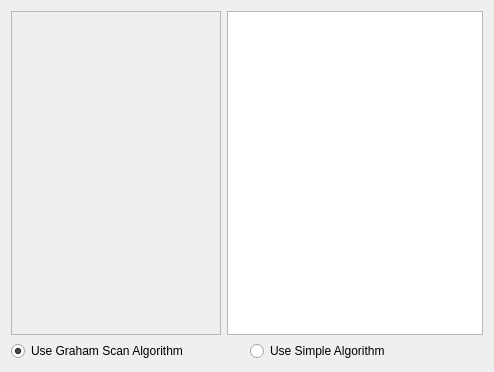
<?xml version="1.0" encoding="UTF-8"?>
<ui version="4.0">
 <class>MainWindow</class>
 <widget class="QWidget" name="MainWindow">
  <property name="geometry">
   <rect>
    <x>0</x>
    <y>0</y>
    <width>494</width>
    <height>372</height>
   </rect>
  </property>
  <property name="windowTitle">
   <string>MainWindow</string>
  </property>
  <layout class="QGridLayout" name="gridLayout">
   <item row="0" column="0">
    <layout class="QGridLayout" name="gridLayout_3" columnstretch="1,0">
     <item row="1" column="0">
      <widget class="PaintCanvas" name="canvas">
       <property name="frameShape">
        <enum>QFrame::StyledPanel</enum>
       </property>
       <property name="frameShadow">
        <enum>QFrame::Raised</enum>
       </property>
      </widget>
     </item>
     <item row="1" column="1">
      <widget class="MyListView" name="primitivesList"/>
     </item>
    </layout>
   </item>
   <item row="2" column="0">
    <layout class="QHBoxLayout" name="horizontalLayout">
     <item>
      <widget class="QRadioButton" name="grahamScan">
       <property name="text">
        <string>Use Graham Scan Algorithm</string>
       </property>
       <property name="checked">
        <bool>true</bool>
       </property>
      </widget>
     </item>
     <item>
      <widget class="QRadioButton" name="simple">
       <property name="text">
        <string>Use Simple Algorithm</string>
       </property>
      </widget>
     </item>
    </layout>
   </item>
  </layout>
 </widget>
 <layoutdefault spacing="6" margin="11"/>
 <customwidgets>
  <customwidget>
   <class>PaintCanvas</class>
   <extends>QFrame</extends>
   <header>paintcanvas.h</header>
   <container>1</container>
  </customwidget>
  <customwidget>
   <class>MyListView</class>
   <extends>QListView</extends>
   <header>mylistview.h</header>
  </customwidget>
 </customwidgets>
 <resources/>
 <connections/>
</ui>
